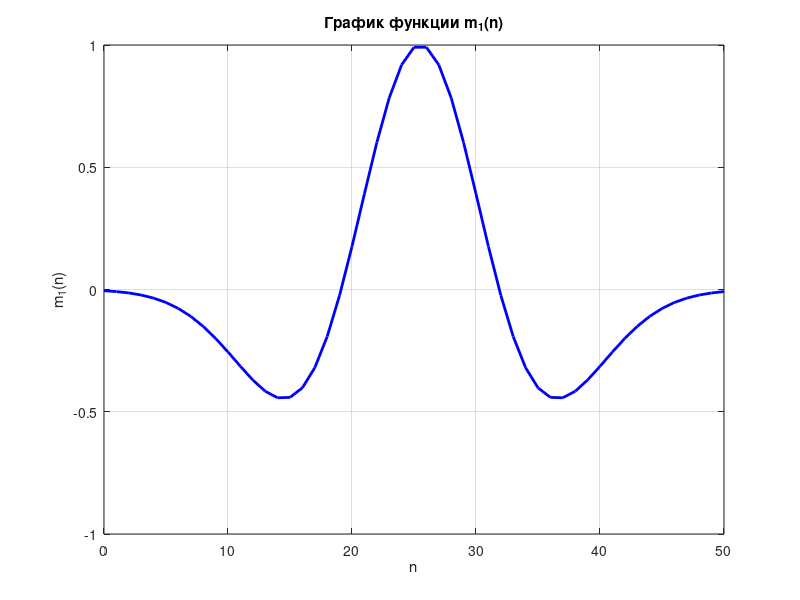

Write MATLAB code to recreate this figure.
% Значение N
N = 51;

% Диапазон значений n
n = 0:N-1;

% Вычисление функции m1(n)
term = (8*n - 4*N) / N;  % выражение внутри скобок
m1 = (1 - term.^2) .* exp(-term.^2 / 2);

% Построение графика
figure;
plot(n, m1, 'b', 'LineWidth', 2);
title('График функции m_1(n)');
xlabel('n');
ylabel('m_1(n)');
grid on;
